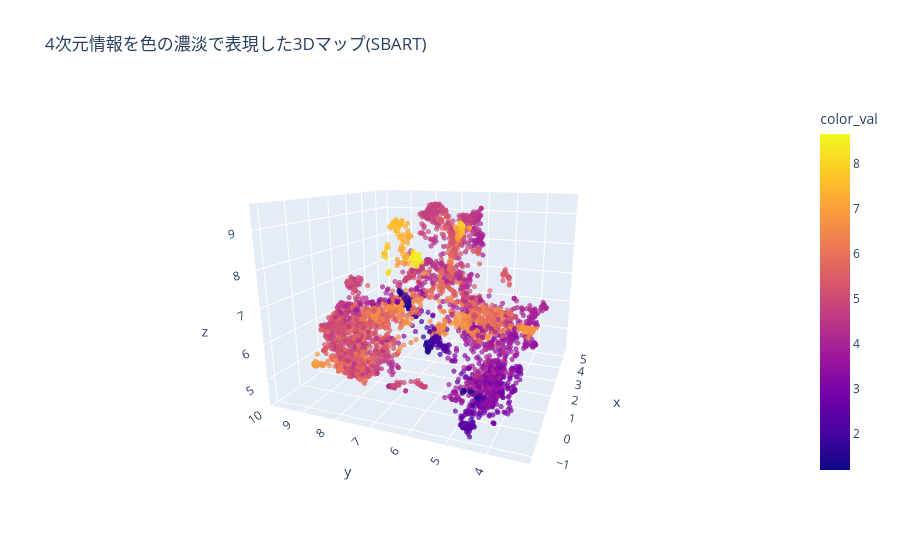

The cell this chart's notebook holds for it:
### Code cell
import umap
import plotly.express as px

# --- ① UMAPで768次元を3次元にギュッと凝縮 ---
# n_neighbors: 値が小さいと局所的な構造、大きいと全体の構造を重視します
# min_dist: 点同士の最低距離。小さいと「島」がくっきり分かれます
reducer = umap.UMAP(n_components=4, n_neighbors=5, min_dist=0.1, random_state=42)
embedding_4d = reducer.fit_transform(test_embeddings)

# --- ② 座標をDataFrameに結合 ---
df_4d = df.copy()
df_4d['x'] = embedding_4d[:, 0]
df_4d['y'] = embedding_4d[:, 1]
df_4d['z'] = embedding_4d[:, 2]
df_4d['color_val'] = embedding_4d[:, 3]
# --- ③ Plotlyで3D散布図を作成 ---
fig = px.scatter_3d(
    df_4d, 
    x='x', y='y', z='z',
    color='color_val',
    hover_name='company_name',     # カーソルを合わせた時に企業名を表示
    # text='company_name',         # 全ての点に名前を表示したい場合（重いので注意）
    opacity=0.7,                   # 点の透明度
    title='4次元情報を色の濃淡で表現した3Dマップ(SBART)'
)

# 点のサイズを小さくして見やすくする
fig.update_traces(marker=dict(size=3))

# 表示！
fig.show()

### Figure 1 — Plotly figure (JSON) as saved in the notebook; plotly's stock layout.template omitted (floating-point values rounded to 4 significant figures; data arrays with more than 128 entries replaced by an {"elided": "..."} marker saying what was removed)
{"data": [{"hovertemplate": "<b>%{hovertext}</b><br><br>x=%{x}<br>y=%{y}<br>z=%{z}<br>color_val=%{marker.color}<extra></extra>", "hovertext": {"elided": "4229 str values"}, "legendgroup": "", "marker": {"color": {"elided": "4229 float values"}, "coloraxis": "coloraxis", "opacity": 0.7, "size": 3, "symbol": "circle"}, "mode": "markers", "name": "", "scene": "scene", "showlegend": false, "type": "scatter3d", "x": {"elided": "4229 float values"}, "y": {"elided": "4229 float values"}, "z": {"elided": "4229 float values"}}], "layout": {"autosize": true, "coloraxis": {"colorbar": {"title": {"text": "color_val"}}, "colorscale": [[0, "#0d0887"], [0.1111, "#46039f"], [0.2222, "#7201a8"], [0.3333, "#9c179e"], [0.4444, "#bd3786"], [0.5556, "#d8576b"], [0.6667, "#ed7953"], [0.7778, "#fb9f3a"], [0.8889, "#fdca26"], [1, "#f0f921"]]}, "legend": {"tracegroupgap": 0}, "scene": {"aspectmode": "auto", "aspectratio": {"x": 1.094, "y": 1.093, "z": 0.836}, "camera": {"center": {"x": 0, "y": 0, "z": 0}, "eye": {"x": -1.912, "y": -0.7443, "z": 0.5575}, "projection": {"type": "perspective"}, "up": {"x": 0, "y": 0, "z": 1}}, "domain": {"x": [0, 1], "y": [0, 1]}, "xaxis": {"title": {"text": "x"}, "type": "linear"}, "yaxis": {"title": {"text": "y"}, "type": "linear"}, "zaxis": {"title": {"text": "z"}, "type": "linear"}}, "title": {"text": "4次元情報を色の濃淡で表現した3Dマップ(SBART)"}}}
